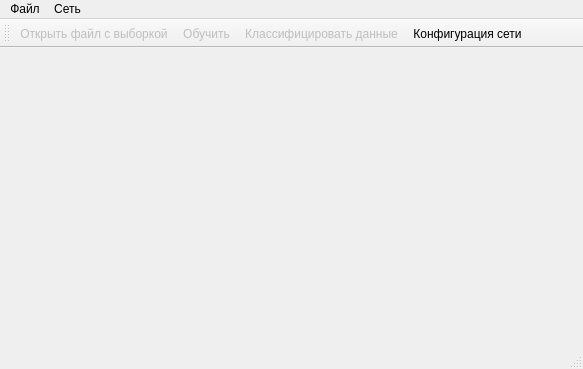
<?xml version="1.0" encoding="UTF-8"?>
<ui version="4.0">
 <class>MainWindow</class>
 <widget class="QMainWindow" name="MainWindow">
  <property name="geometry">
   <rect>
    <x>0</x>
    <y>0</y>
    <width>583</width>
    <height>369</height>
   </rect>
  </property>
  <property name="windowTitle">
   <string>Многослойная нейронная сеть</string>
  </property>
  <widget class="QWidget" name="_central_widget">
   <layout class="QGridLayout" name="_grid_layout">
    <item row="0" column="0">
     <widget class="GraphicsView" name="_view" native="true"/>
    </item>
   </layout>
  </widget>
  <widget class="QMenuBar" name="_menu_bar">
   <property name="geometry">
    <rect>
     <x>0</x>
     <y>0</y>
     <width>583</width>
     <height>20</height>
    </rect>
   </property>
   <widget class="QMenu" name="_menu_file">
    <property name="title">
     <string>Файл</string>
    </property>
    <addaction name="_action_open_sample"/>
    <addaction name="separator"/>
    <addaction name="_action_exit"/>
   </widget>
   <widget class="QMenu" name="_menu_network">
    <property name="title">
     <string>Сеть</string>
    </property>
    <addaction name="_action_network_settings"/>
    <addaction name="separator"/>
    <addaction name="_action_teach"/>
    <addaction name="_action_classificate"/>
   </widget>
   <addaction name="_menu_file"/>
   <addaction name="_menu_network"/>
  </widget>
  <widget class="QToolBar" name="_tool_bar">
   <attribute name="toolBarArea">
    <enum>TopToolBarArea</enum>
   </attribute>
   <attribute name="toolBarBreak">
    <bool>false</bool>
   </attribute>
   <addaction name="_action_open_sample"/>
   <addaction name="_action_teach"/>
   <addaction name="_action_classificate"/>
   <addaction name="_action_network_settings"/>
  </widget>
  <widget class="QStatusBar" name="_status_bar"/>
  <action name="_action_open_sample">
   <property name="enabled">
    <bool>false</bool>
   </property>
   <property name="icon">
    <iconset resource="res/res.qrc">
     <normaloff>:/open.png</normaloff>:/open.png</iconset>
   </property>
   <property name="text">
    <string>Открыть файл с выборкой</string>
   </property>
  </action>
  <action name="_action_exit">
   <property name="icon">
    <iconset resource="res/res.qrc">
     <normaloff>:/exit.png</normaloff>:/exit.png</iconset>
   </property>
   <property name="text">
    <string>Выход</string>
   </property>
  </action>
  <action name="_action_teach">
   <property name="enabled">
    <bool>false</bool>
   </property>
   <property name="icon">
    <iconset resource="res/res.qrc">
     <normaloff>:/teach.png</normaloff>:/teach.png</iconset>
   </property>
   <property name="text">
    <string>Обучить</string>
   </property>
  </action>
  <action name="_action_classificate">
   <property name="enabled">
    <bool>false</bool>
   </property>
   <property name="icon">
    <iconset resource="res/res.qrc">
     <normaloff>:/classificate.png</normaloff>:/classificate.png</iconset>
   </property>
   <property name="text">
    <string>Классифицировать данные</string>
   </property>
  </action>
  <action name="_action_network_settings">
   <property name="icon">
    <iconset resource="res/res.qrc">
     <normaloff>:/kservices.png</normaloff>:/kservices.png</iconset>
   </property>
   <property name="text">
    <string>Конфигурация сети</string>
   </property>
  </action>
 </widget>
 <layoutdefault spacing="6" margin="11"/>
 <customwidgets>
  <customwidget>
   <class>GraphicsView</class>
   <extends>QWidget</extends>
   <header>graphicsview.h</header>
   <container>1</container>
  </customwidget>
 </customwidgets>
 <resources>
  <include location="res/res.qrc"/>
 </resources>
 <connections>
  <connection>
   <sender>_action_exit</sender>
   <signal>triggered()</signal>
   <receiver>MainWindow</receiver>
   <slot>close()</slot>
   <hints>
    <hint type="sourcelabel">
     <x>-1</x>
     <y>-1</y>
    </hint>
    <hint type="destinationlabel">
     <x>291</x>
     <y>184</y>
    </hint>
   </hints>
  </connection>
 </connections>
</ui>
